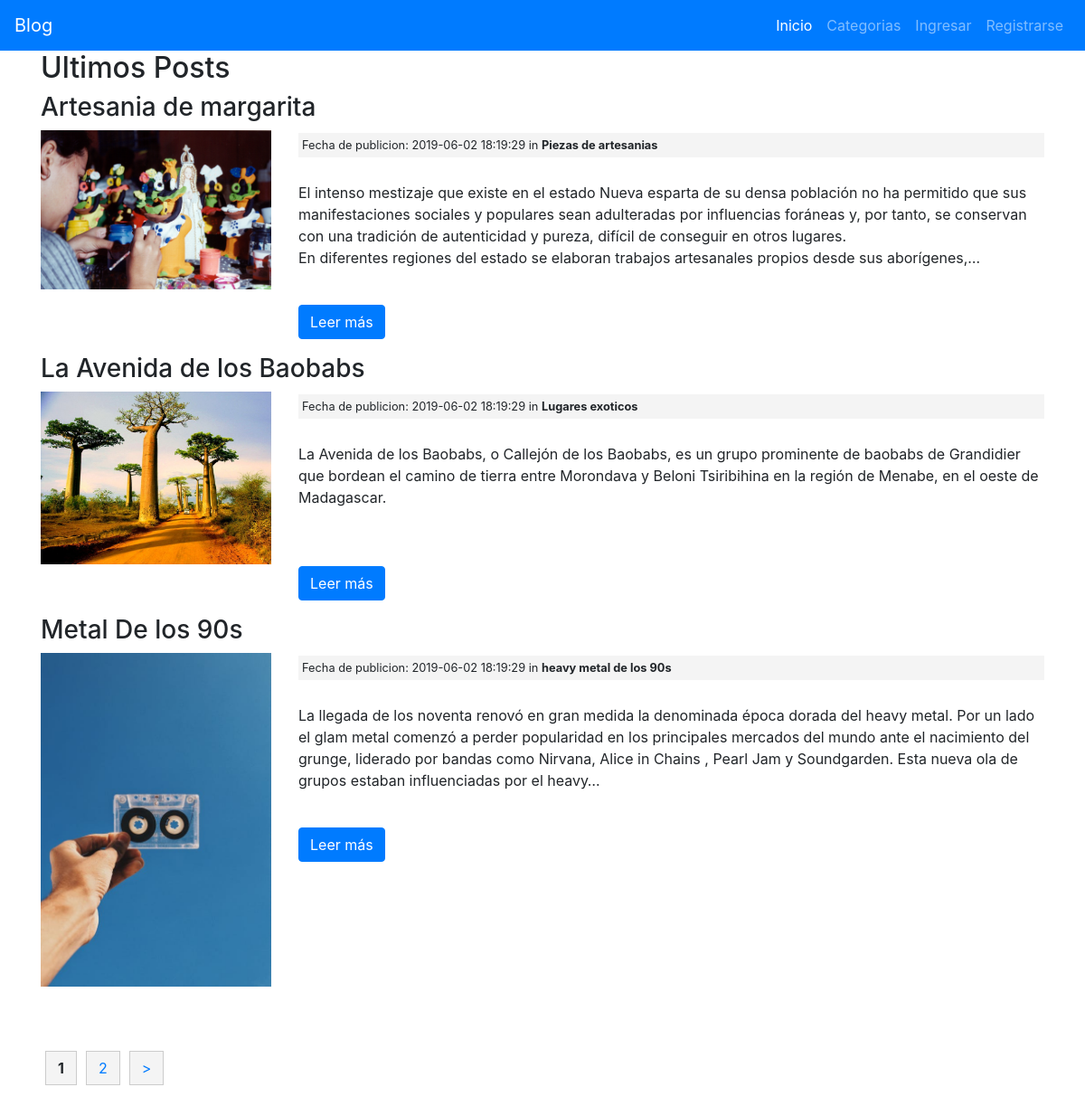
The page / on the database its author committed.
### tables this page shows
CREATE TABLE `posts` (
  `id` int(11) NOT NULL,
  `category_id` int(11) NOT NULL,
  `user_id` int(11) NOT NULL,
  `title` varchar(255) NOT NULL,
  `slug` varchar(255) NOT NULL,
  `body` text NOT NULL,
  `post_image` varchar(255) NOT NULL,
  `created_at` timestamp NOT NULL DEFAULT '0000-00-00 00:00:00',
  `updated_at` timestamp NOT NULL DEFAULT '0000-00-00 00:00:00' ON UPDATE CURRENT_TIMESTAMP

);

CREATE TABLE `categories` (
  `id` int(11) NOT NULL,
  `user_id` int(11) NOT NULL,
  `name` varchar(255) NOT NULL,
  `created_at` timestamp NOT NULL DEFAULT '0000-00-00 00:00:00',
  `updated_at` timestamp NOT NULL DEFAULT '0000-00-00 00:00:00' ON UPDATE CURRENT_TIMESTAMP
);

### application/controllers/Posts.php (called while the page is built, shortened)
<?php
class Posts extends CI_Controller
{
	public function index($offset = 0)
	{
		$config['per_page'] = 3;
		$data['title'] = 'Ultimos Posts';
		$data['posts'] = $this->post_model->get_posts(FALSE, $config['per_page'], $offset);
		$this->load->view('templates/header');
		$this->load->view('posts/index', $data);
		$this->load->view('templates/footer');
	}
}

### index.php (called while the page is built, shortened)
<?php
require_once BASEPATH.'core/CodeIgniter.php';

### application/models/Post_model.php (called while the page is built, shortened)
<?php
class Post_model extends CI_Model
{
	public function get_posts($slug = FALSE, $limit = FALSE, $offset = FALSE)
	{
		if ($limit) {
			$this->db->limit($limit, $offset);
		}
		if ($slug === FALSE) {
			$this->db->order_by('posts.id', 'DESC');
			$this->db->join('categories', 'categories.id = posts.category_id');
			$query = $this->db->get('posts');
			return $query->result_array();
		}
		$query = $this->db->get_where('posts', array('slug' => $slug));
		return $query->row_array();
	}
}

### application/views/posts/index.php (the view)
<h2><?= $title ?></h2>
<?php foreach ($posts as $post) : ?>
	<h3><?php echo $post['title']; ?></h3>
	<div class="row">
		<div class="col-md-3 mb-5">
			<img class="post-thumb" src="<?php echo site_url(); ?>assets/images/posts/<?php echo $post['post_image']; ?>">
		</div>
		<div class="col-md-9">
			<small class="post-date">Fecha de publicion: <?php echo $post['created_at']; ?> in <strong><?php echo $post['name']; ?></strong></small><br>
			<?php echo word_limiter($post['body'], 60); ?>
			<br><br>
			<p><a class="btn btn-default btn-primary" href="<?php echo site_url('/posts/' . $post['slug']); ?>">Leer más</a></p>
		</div>
	</div>
<?php endforeach; ?>
<div class="pagination-links">
	<?php echo $this->pagination->create_links(); ?>
</div>

### application/views/templates/header.php (shortened to what this page needs)
<html>
<head>
  <link rel="stylesheet" href="https://stackpath.bootstrapcdn.com/bootstrap/4.3.1/css/bootstrap.min.css">
  <link rel="stylesheet" href="<?php echo base_url(); ?>assets/css/style.css">
</head>
<body>
  <nav class="navbar navbar-expand-lg  navbar-dark bg-primary">
    <a class="navbar-brand" href="<?php echo base_url(); ?>">Blog</a>
    <div class="collapse navbar-collapse justify-content-end" id="navbarNavAltMarkup">
      <div class="navbar-nav">
        <a class="nav-item nav-link active" href="<?php echo base_url(); ?>">Inicio</a>
        <a class="nav-item nav-link" href="<?php echo base_url(); ?>categories">Categorias</a>
        <?php if (!$this->session->userdata('logged_in')) : ?>
          <a class="nav-item nav-link" href="<?php echo base_url(); ?>users/login">Ingresar</a>
          <a class="nav-item nav-link" href="<?php echo base_url(); ?>users/register">Registrarse</a>
        <?php endif; ?>
      </div>
    </div>
  </nav>
  <div class="container">

### application/views/templates/footer.php (shortened to what this page needs)
</div>
</body>
</html>

### assets/css/style.css (style rules this page uses)
.post-date { background: #f4f4f4; padding: 4px; margin: 3px 0; display: block; }
.post-thumb { width: 100%; }
.pagination-links { margin: 30px 0; }
.pagination-links strong { padding: 8px 13px; margin: 5px; background: #f4f4f4; border: 1px #ccc solid; }
a.pagination-link { padding: 8px 13px; margin: 5px; background: #f4f4f4; border: 1px #ccc solid; }

### rows shown on the page
posts: title "Artesania de margarita", post_image (picture), category.created_at "2019-06-02 18:19:29", category.name "Piezas de artesanias", body "El intenso mestizaje que existe en el estado Nueva esparta de su densa población no ha permitido que sus manifestaciones sociales y populares sean adulteradas por influencias foráneas y, por tanto, se conservan con una tradición de autenticidad y pureza, difícil de conseguir en otros lugares. En diferentes regiones del estado se elaboran trabajos artesanales propios desde sus aborígenes,…"
posts: title "La Avenida de los Baobabs", post_image (picture), category.created_at "2019-06-02 18:19:29", category.name "Lugares exoticos", body "La Avenida de los Baobabs, o Callejón de los Baobabs, es un grupo prominente de baobabs de Grandidier que bordean el camino de tierra entre Morondava y Beloni Tsiribihina en la región de Menabe, en el oeste de Madagascar."
posts: title "Metal De los 90s", post_image (picture), category.created_at "2019-06-02 18:19:29", category.name "heavy metal de los 90s", body "La llegada de los noventa renovó en gran medida la denominada época dorada del heavy metal. Por un lado el glam metal comenzó a perder popularidad en los principales mercados del mundo ante el nacimiento del grunge, liderado por bandas como Nirvana, Alice in Chains , Pearl Jam y Soundgarden. Esta nueva ola de grupos estaban influenciadas por el heavy…"

### other values the page prints
$title "Ultimos Posts"
$this->pagination->create_links() "1 2 >"
